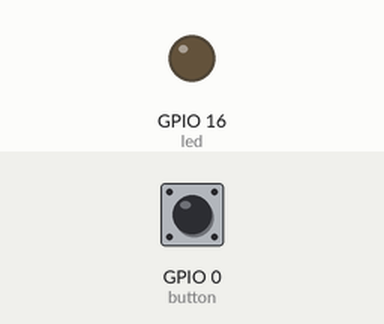
Simulated run of this program. Board: ESP8266 board running MicroPython. On the bench: output pins drawn as LEDs (lit = HIGH). The inputs (shaded band) are chosen by the test bench; at power-on: GPIO 0 (button) HIGH.

Above: at 1.2 s.
1.3 s: GPIO 0 (button) pulled LOW for 0.15 s
At 2.2 s:
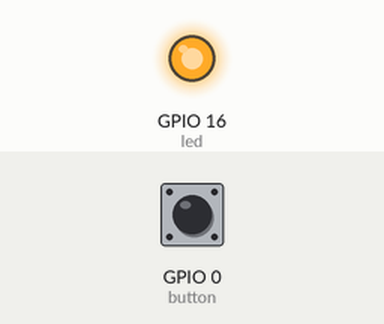
2.9 s: GPIO 0 (button) pulled LOW for 1 s
At 3.5 s:
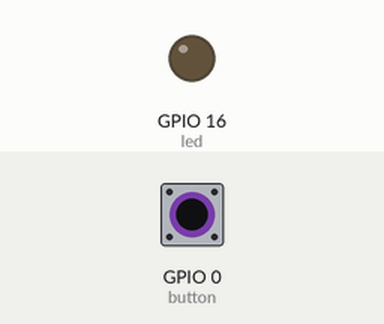
5.4 s: GPIO 0 (button) pulled LOW for 3.2 s
At 6.6 s:
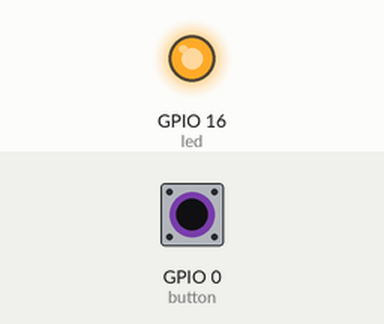
Timing chart, 0 to 8.4 s (numbered marks = the images above; inputs shaded):
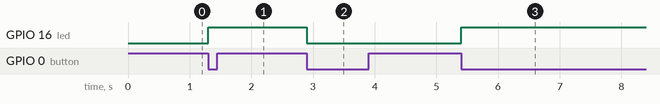

Measured:
- after the input at 1.3 s, GPIO 16 (led): LOW → HIGH at once
- after the input at 2.9 s, GPIO 16 (led): HIGH → LOW at once
- after the input at 5.4 s, GPIO 16 (led): LOW → HIGH at once

The program:

main.py
```python
from machine import Pin
from time import sleep_ms

led = Pin(16, Pin.OUT)
button = Pin(0, Pin.IN, Pin.PULL_UP)

def func(v):
    led.value(not led.value())

button.irq(trigger=Pin.IRQ_FALLING, handler=func)

while True:
    pass
```
